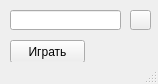
<?xml version="1.0" encoding="UTF-8"?>
<ui version="4.0">
 <class>MainWindow</class>
 <widget class="QMainWindow" name="MainWindow">
  <property name="geometry">
   <rect>
    <x>0</x>
    <y>0</y>
    <width>158</width>
    <height>84</height>
   </rect>
  </property>
  <property name="windowTitle">
   <string>MainWindow</string>
  </property>
  <widget class="QWidget" name="centralwidget">
   <widget class="QLineEdit" name="le">
    <property name="geometry">
     <rect>
      <x>10</x>
      <y>10</y>
      <width>111</width>
      <height>20</height>
     </rect>
    </property>
   </widget>
   <widget class="QPushButton" name="btn1">
    <property name="geometry">
     <rect>
      <x>10</x>
      <y>40</y>
      <width>75</width>
      <height>23</height>
     </rect>
    </property>
    <property name="text">
     <string>Играть</string>
    </property>
   </widget>
   <widget class="QPushButton" name="btn2">
    <property name="geometry">
     <rect>
      <x>130</x>
      <y>10</y>
      <width>21</width>
      <height>20</height>
     </rect>
    </property>
    <property name="text">
     <string/>
    </property>
    <property name="icon">
     <iconset>
      <normaloff>photo/btn.jpg</normaloff>photo/btn.jpg</iconset>
    </property>
   </widget>
  </widget>
  <widget class="QMenuBar" name="menubar">
   <property name="geometry">
    <rect>
     <x>0</x>
     <y>0</y>
     <width>158</width>
     <height>21</height>
    </rect>
   </property>
  </widget>
  <widget class="QStatusBar" name="statusbar"/>
 </widget>
 <resources/>
 <connections/>
</ui>
